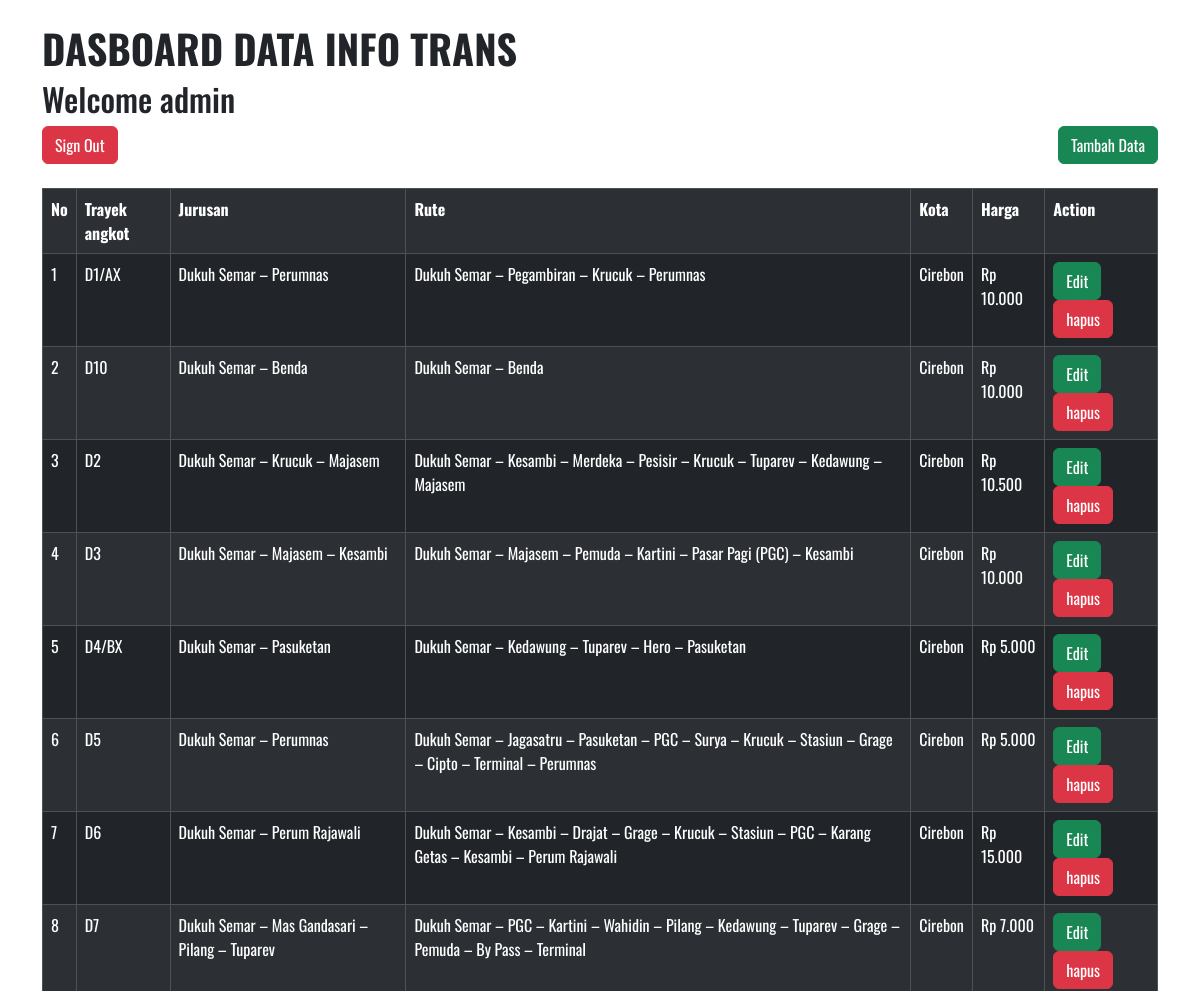
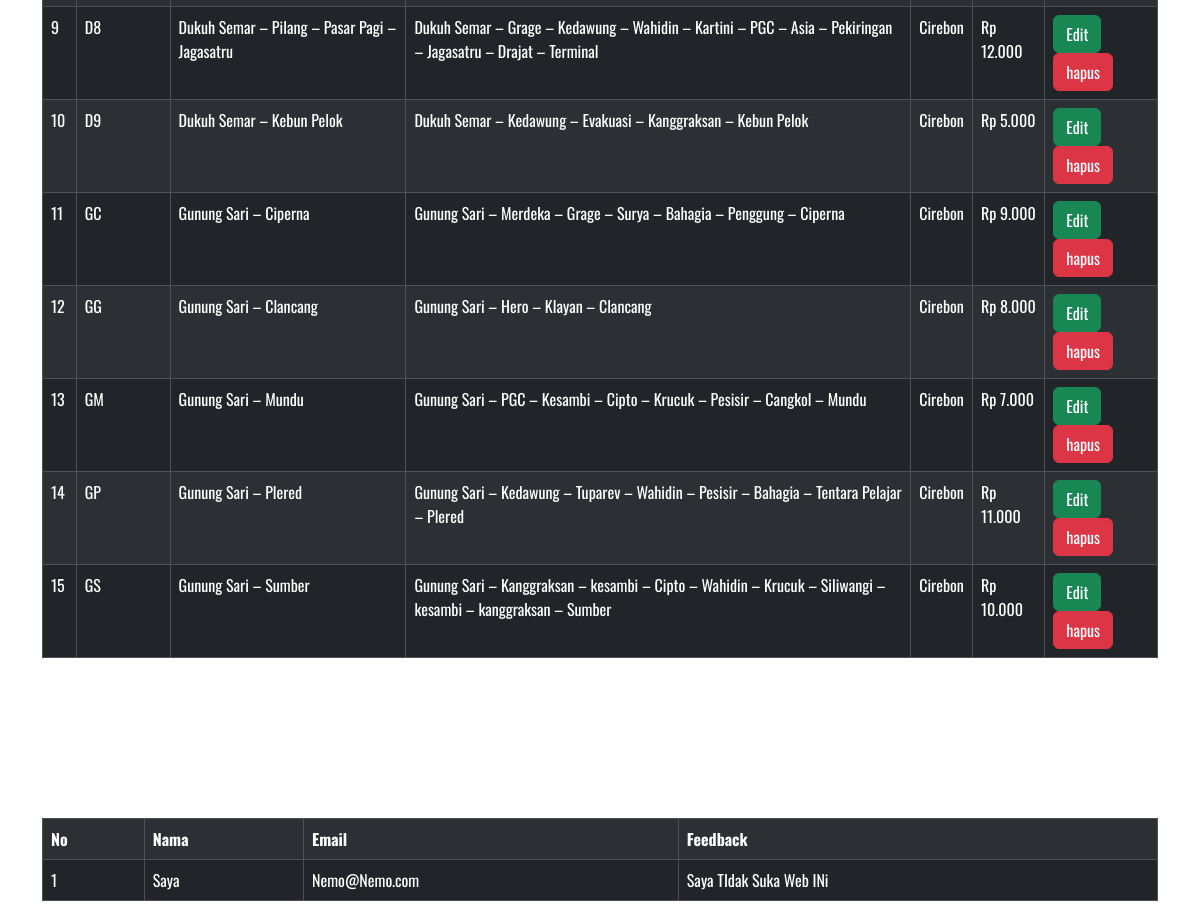
Page /admin/beranda.php (signed in) on the committed database (2 pictures, top to bottom).
### tables this page shows
CREATE TABLE `data_angkot` (
  `no` int(11) NOT NULL,
  `id_angkot` varchar(100) NOT NULL,
  `jurusan` varchar(100) NOT NULL,
  `rute` varchar(400) NOT NULL,
  `kota` text NOT NULL,
  `harga` int(50) NOT NULL
);

CREATE TABLE `feedback` (
  `id` int(15) NOT NULL,
  `nama` text NOT NULL,
  `email` varchar(100) NOT NULL,
  `feedback` varchar(400) NOT NULL
);

### admin/session.php (called while the page is built, shortened)
<?php
   include('../koneksi.php');
   $user_check = $_SESSION['login_user'];
   $ses_sql = mysqli_query($koneksi,"SELECT adminname from adminlogin where adminname = '$user_check' ");
   $row = mysqli_fetch_array($ses_sql,MYSQLI_ASSOC);
   $login_session = $row['adminname'];
?>

### admin/beranda.php (the view, shortened to what this page needs)
<?php
    include("../koneksi.php");
    include('session.php');
    $query = "SELECT * FROM data_angkot ORDER BY id_angkot ASC";
    $result = mysqli_query($koneksi,$query);
?>
<!DOCTYPE html>
<html lang="en">
<head>
    <link rel="stylesheet" href="../asset/css/bootstrap.css">
</head>
<body>
    <div class="container pt-4">
      <h1 class="fw-bold">DASBOARD DATA INFO TRANS</h1>
      <h2>Welcome <?php echo $login_session; ?></h2>
      <a href = "logout.php" class="btn btn-danger">Sign Out</a>
      <button type="button" class="btn btn-success float-end" data-bs-toggle="modal" data-bs-target="#staticBackdrop">
        Tambah Data
      </button>
      <br><br>
      <div class="table-responsive">
        <table class="table table-bordered table-striped table-dark">
            <tr>
                <th>No</th>
                <th>Trayek angkot</th>
                <th>Jurusan</th>
                <th>Rute</th>
                <th>Kota</th>
                <th>Harga</th>
                <th colspan="2">Action</th>
            </tr>
            <?php
                $no = 1;
                foreach ($result as $row) :?>
                <tr>
                    <td><?php echo $no;?></td>
                    <td><?php echo $row['id_angkot'];?></td>
                    <td><?php echo $row['jurusan'];?></td>
                    <td><?php echo $row['rute'];?></td>
                    <td><?php echo $row['kota'];?></td>
                    <td>Rp <?php echo number_format($row['harga'], 0, ',', '.');?></td>
                    <td><a href="FromEdit.php?id=<?php echo $row['no'];?>" class="btn btn-success">Edit</a>
                    <a href="ProsesHapus.php?id=<?php echo $row['no'];?>" class="btn btn-danger">hapus</a></td>
                </tr>
            <?php $no++;
                    endforeach;?>
        </table>
      </div>
    </div><br><br><br><br><br><br>
    <div class="container">
      <div class="table-responsive">
      <table class="table table-bordered table-striped table-dark">
        <tr>
          <th>No</th>
          <th>Nama</th>
          <th>Email</th>
          <th>Feedback</th>
        </tr>
        <?php  $no = 1;
        $query1 = "SELECT * FROM feedback";
        $result1 = mysqli_query($koneksi,$query1);
        foreach ($result1 as $rows) :?>
        <tr>
          <td><?php echo $no;?></td>
          <td><?php echo $rows['nama'];?></td>
          <td><?php echo $rows['email'];?></td>
          <td><?php echo $rows['feedback'];?></td>
        </tr>
      <?php $no++;endforeach; ?>
      </table>
    </div>
    </div>
</body>
</html>

### admin/beranda.php (style rules this page uses)
* { font-family: oswald; }

### rows in the picture
data_angkot: id_angkot "D1/AX", jurusan "Dukuh Semar – Perumnas", rute "Dukuh Semar – Pegambiran – Krucuk – Perumnas", kota "Cirebon", harga "10.000"
data_angkot: id_angkot "D10", jurusan "Dukuh Semar – Benda", rute "Dukuh Semar – Benda", kota "Cirebon", harga "10.000"
data_angkot: id_angkot "D2", jurusan "Dukuh Semar – Krucuk – Majasem", rute "Dukuh Semar – Kesambi – Merdeka – Pesisir – Krucuk – Tuparev – Kedawung – Majasem", kota "Cirebon", harga "10.500"
data_angkot: id_angkot "D3", jurusan "Dukuh Semar – Majasem – Kesambi", rute "Dukuh Semar – Majasem – Pemuda – Kartini – Pasar Pagi (PGC) – Kesambi", kota "Cirebon", harga "10.000"
data_angkot: id_angkot "D4/BX", jurusan "Dukuh Semar – Pasuketan", rute "Dukuh Semar – Kedawung – Tuparev – Hero – Pasuketan", kota "Cirebon", harga "5.000"
data_angkot: id_angkot "D5", jurusan "Dukuh Semar – Perumnas", rute "Dukuh Semar – Jagasatru – Pasuketan – PGC – Surya – Krucuk – Stasiun – Grage – Cipto – Terminal – Perumnas", kota "Cirebon", harga "5.000"
data_angkot: id_angkot "D6", jurusan "Dukuh Semar – Perum Rajawali", rute "Dukuh Semar – Kesambi – Drajat – Grage – Krucuk – Stasiun – PGC – Karang Getas – Kesambi – Perum Rajawali", kota "Cirebon", harga "15.000"
data_angkot: id_angkot "D7", jurusan "Dukuh Semar – Mas Gandasari – Pilang – Tuparev", rute "Dukuh Semar – PGC – Kartini – Wahidin – Pilang – Kedawung – Tuparev – Grage – Pemuda – By Pass – Terminal", kota "Cirebon", harga "7.000"
data_angkot: id_angkot "D8", jurusan "Dukuh Semar – Pilang – Pasar Pagi – Jagasatru", rute "Dukuh Semar – Grage – Kedawung – Wahidin – Kartini – PGC – Asia – Pekiringan – Jagasatru – Drajat – Terminal", kota "Cirebon", harga "12.000"
data_angkot: id_angkot "D9", jurusan "Dukuh Semar – Kebun Pelok", rute "Dukuh Semar – Kedawung – Evakuasi – Kanggraksan – Kebun Pelok", kota "Cirebon", harga "5.000"
data_angkot: id_angkot "GC", jurusan "Gunung Sari – Ciperna", rute "Gunung Sari – Merdeka – Grage – Surya – Bahagia – Penggung – Ciperna", kota "Cirebon", harga "9.000"
data_angkot: id_angkot "GG", jurusan "Gunung Sari – Clancang", rute "Gunung Sari – Hero – Klayan – Clancang", kota "Cirebon", harga "8.000"
data_angkot: id_angkot "GM", jurusan "Gunung Sari – Mundu", rute "Gunung Sari – PGC – Kesambi – Cipto – Krucuk – Pesisir – Cangkol – Mundu", kota "Cirebon", harga "7.000"
data_angkot: id_angkot "GP", jurusan "Gunung Sari – Plered", rute "Gunung Sari – Kedawung – Tuparev – Wahidin – Pesisir – Bahagia – Tentara Pelajar – Plered", kota "Cirebon", harga "11.000"
data_angkot: id_angkot "GS", jurusan "Gunung Sari – Sumber", rute "Gunung Sari – Kanggraksan – kesambi – Cipto – Wahidin – Krucuk – Siliwangi – kesambi – kanggraksan – Sumber", kota "Cirebon", harga "10.000"
feedback: nama "Saya", email "Nemo@Nemo.com", feedback "Saya TIdak Suka Web INi"

### other values in the picture
$login_session "admin"
